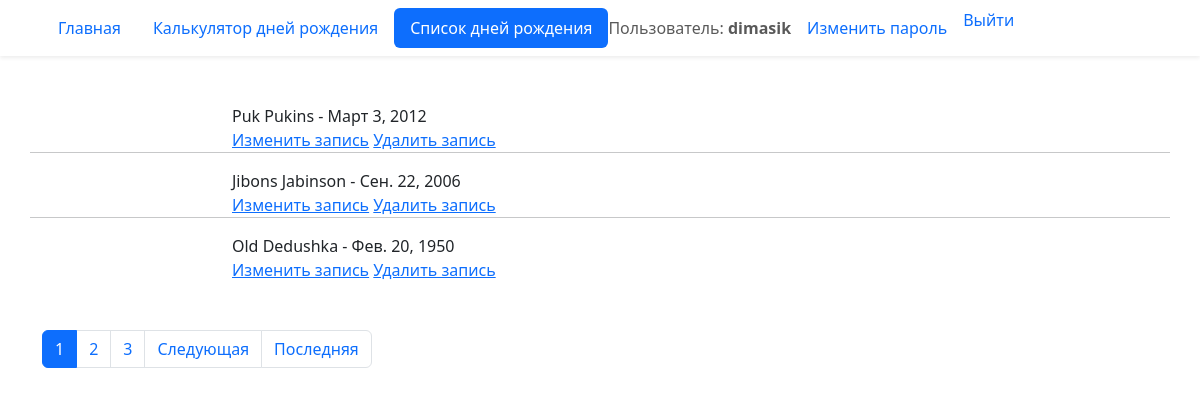
The page /birthday/list/ (signed in) on the database its author committed.
### birthday/models.py (models this page shows)
class Birthday(models.Model):
    first_name = models.CharField('Имя', max_length=30)
    last_name = models.CharField(
        'Фамилия', blank=True, help_text='Необязательное поле', max_length=30
    )
    birthday = models.DateField('Дата рождения', validators=(real_age,))
    image = models.ImageField('Фото', upload_to='birthdays_images', blank=True)
    class Meta:
        constraints = (
            models.UniqueConstraint(
                fields=('first_name', 'last_name', 'birthday'),
                name='Unique person constraint',
            ),
        )

### birthday/views.py (the view)
# urls.py: path('list/', views.BirthdayListView.as_view(), name='list'),
class BirthdayListView(ListView):
    model = Birthday
    ordering = 'id'
    paginate_by = 3

### templates/birthday/birthday_list.html (shortened to what this page needs)
{% extends "base.html" %}
{% block content %}
  {% for birthday in page_obj %}
    <div class="row">
      <div class="col-2">
      </div>
      <div class="col-10">
        <div>
          {{ birthday.first_name }} {{ birthday.last_name }} - {{ birthday.birthday }}
        </div>
        <div>
          <a href="{% url 'birthday:edit' birthday.id %}">Изменить запись</a> <a href="{% url 'birthday:delete' birthday.id %}">Удалить запись</a>
        </div>
      </div>
      {% if not forloop.last %}
        <hr>
      {% endif %}
    </div>
  {% endfor %}
  {% include "includes/paginator.html" %}
{% endblock %}

### templates/includes/header.html (shortened to what this page needs)
<header>
  <nav class="navbar shadow-sm">
    <div class="container">
      {% with request.resolver_match.view_name as view_name %}
        <ul class="nav nav-pills">
          <li class="nav-item">
            <a class="nav-link {% if view_name == 'pages:homepage' %} active {% endif %}"
              href="{% url 'pages:homepage' %}">
              Главная
            </a>
          </li>
          <li class="nav-item">
            <a class="nav-link {% if view_name == 'birthday:create' %} active {% endif %}"
              href="{% url 'birthday:create' %}">
              Калькулятор дней рождения
            </a>
          </li>
          <li class="nav-item">
            <a class="nav-link {% if view_name == 'birthday:list' %} active {% endif %}" href="{% url 'birthday:list' %}">
              Cписок дней рождения
            </a>
          </li>
          {% if user.is_authenticated %}
            <span class="navbar-text">Пользователь: <b>{{ user.username }}</b></span>
            <li class="nav-item">
              <a class="nav-link{% if view_name == 'password_change' %} active {% endif %}"
                href="{% url 'password_change' %}">Изменить пароль</a>
            </li>
            <li class="nav-item">
              <form method="post" action="{% url 'logout' %}" style="display: inline;">
                  <button type="submit" class="nav-link btn btn-link" style="padding: 0; border: none; background: none;">
                   Выйти
                  </button>
              </form>
            </li>
          {% endif %}
        </ul>
      {% endwith %}
    </div>
  </nav>
</header>

### rows shown on the page
Birthday: first_name "Puk", last_name "Pukins", birthday "Март 3, 2012"
Birthday: first_name "Jibons", last_name "Jabinson", birthday "Сен. 22, 2006"
Birthday: first_name "Old", last_name "Dedushka", birthday "Фев. 20, 1950"

### other values the page prints
{{ user.username }} "dimasik"
{{ i }} "1"
{{ i }} "2" "3"
